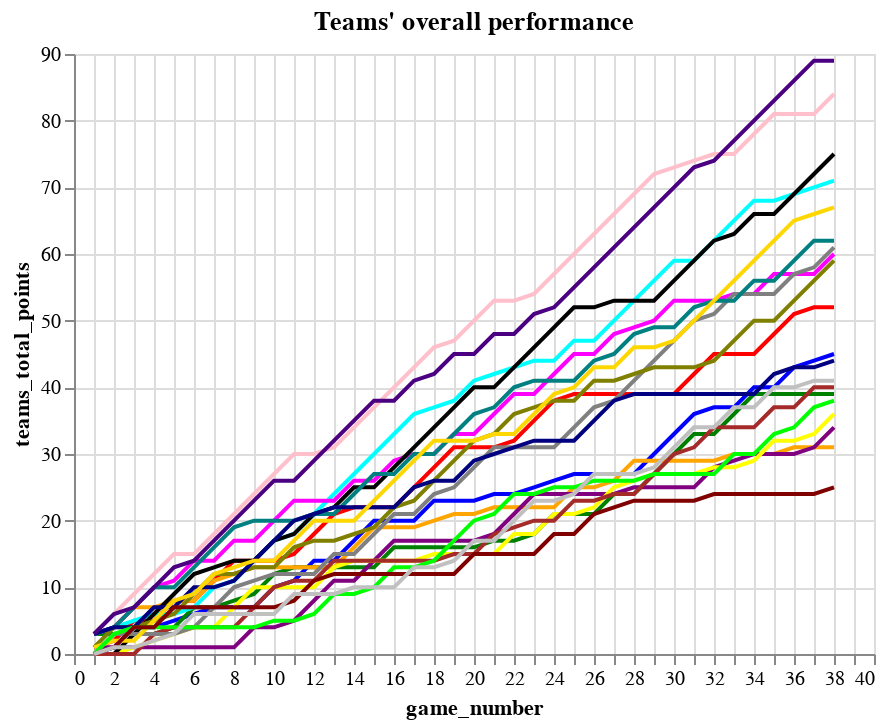

The cell this chart's notebook holds for it:
### Markdown cell above
The x-axis is too vague in the chart above, so i modify the code to change one unit on x-axis from 5 to 1, so that we can better see the team's points after each match.

### Code cell
layers = []
colors = ['blue', 'red', 'green', 'orange', 'purple', 'cyan', 'magenta', 'yellow', 'black', 'brown', 'pink', 'gray', 'olive', 'teal', 'navy', 'gold', 'indigo', 'lime', 'maroon', 'silver']
for i, df_sub in enumerate(dataframes):
    team_color = alt.Color(value=colors[i % len(colors)])  # Assign a unique color for each team
    tooltip = [alt.Tooltip("game_number:N"), alt.Tooltip("teams_total_points:Q")]  # Add tooltips for game_number and teams_total_points
    
    layer = alt.Chart(df_sub).mark_line().encode(
        x=alt.X('game_number:Q', axis=alt.Axis(values=list(range(41)))),  # Show tick mark for every unit from 0 to 40
        y='teams_total_points',
        color=team_color,
        tooltip=tooltip
    ).properties(
        title=f"Teams' overall performance"
    )
    
    layers.append(layer)
combined_chart = alt.layer(*layers)  # Combine all the line layers into one chart
combined_chart
